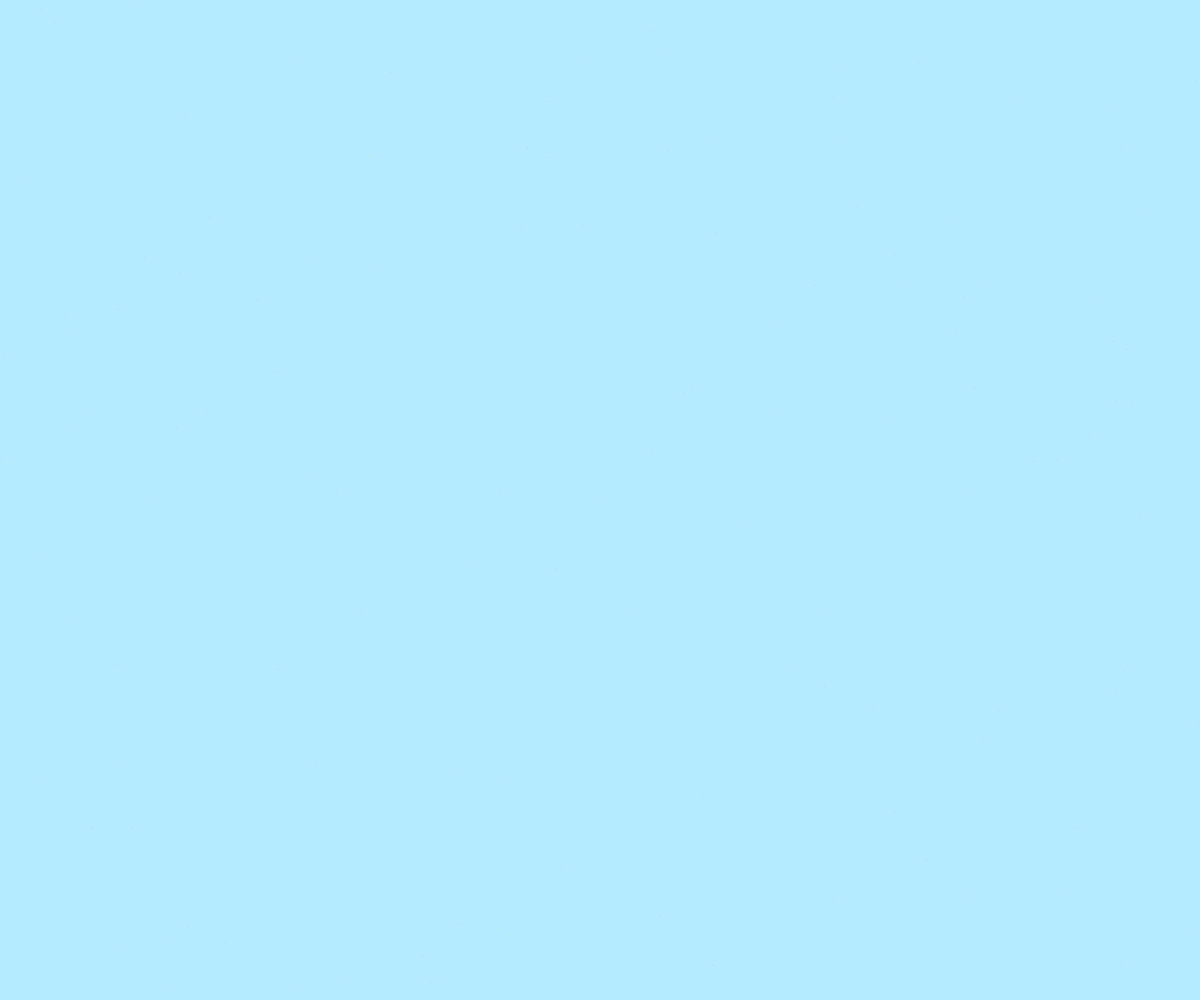
Frame 1 (no input)
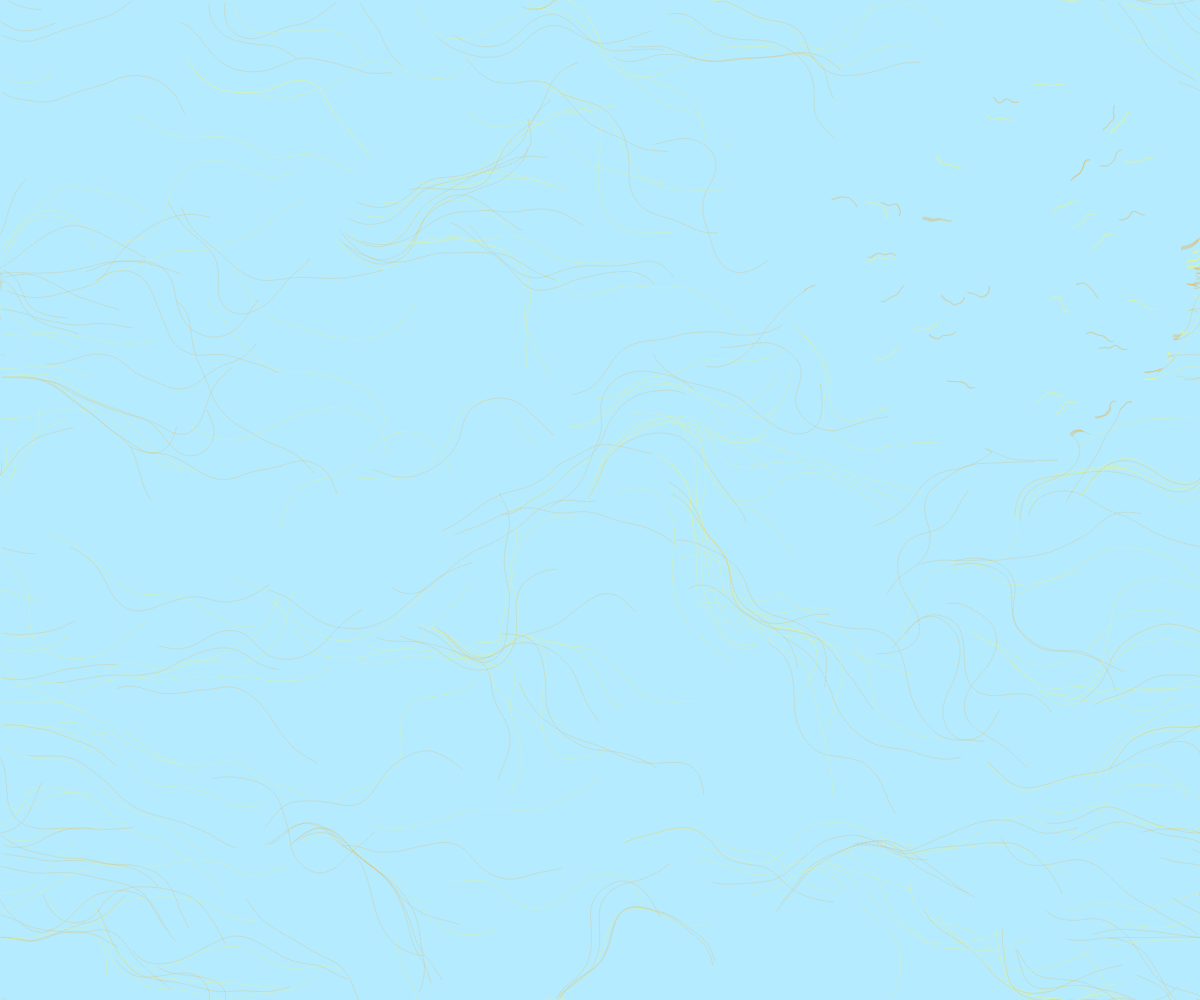
Frame 60 (no input)
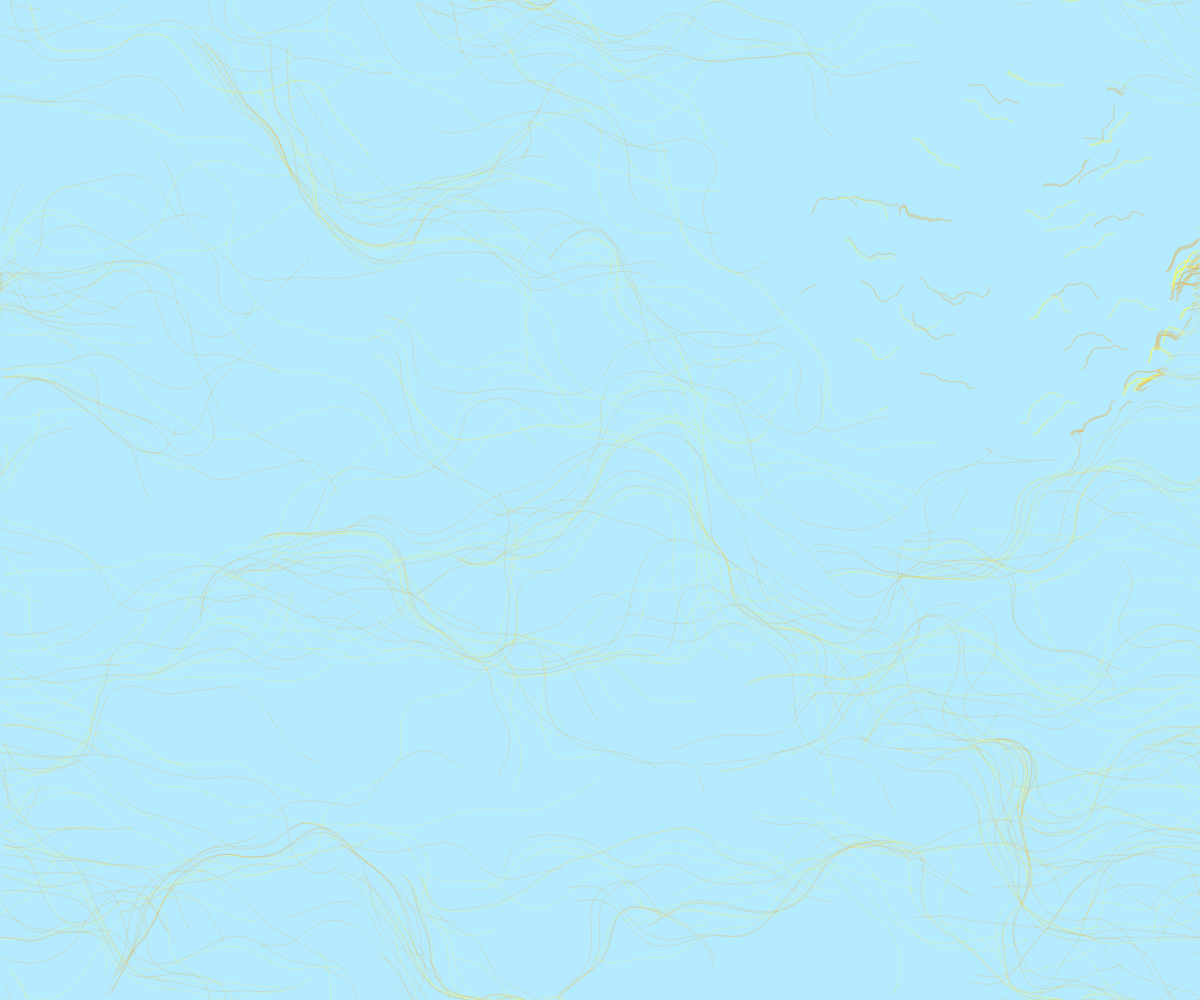
Frame 120 (the mouse pressed at the canvas centre since frame 60)

The p5.js sketch that drew these frames (run headless with seeded random() and noise() and a simulated clock; from frame 60 on, the mouse is pressed at the canvas centre):

// p5.js sketch
// ── sketch.js
// Daniel Shiffman
// http://codingtra.in
// http://patreon.com/codingtrain
// Code for: https://youtu.be/BjoM9oKOAKY

/* The majority of this code is taken from the video, I had originally wanted to use the noise
to sort of outline things or change the line color with each note. But I got it working to change
one strand or change all at the same rate so I reworked the idea.
*/
var inc = 0.1;
var scl = 10;
var cols, rows;

var zoff = 0;

var fr;

var particles = [];

var flowfield;

function setup() {
  createCanvas(windowWidth, windowHeight);
  cols = floor(width / scl);
  rows = floor(height / scl);
  fr = createP('');

  flowfield = new Array(cols * rows);

  for (var i = 0; i < 300; i++) {
    particles[i] = new Particle();
  }

  background(180, 235, 255);
  noCursor();

}

function draw() {
  var yoff = 0;
  for (var y = 0; y < rows; y++) {
    var xoff = 0;
    for (var x = 0; x < cols; x++) {
      var index = x + y * cols;
      var angle = noise(xoff, yoff, zoff) * QUARTER_PI * 9;
      var v = p5.Vector.fromAngle(angle);
      v.setMag(1);
      flowfield[index] = v;
      xoff += inc;
      stroke(0, 50);
    }
    yoff += inc;

    zoff += 0.0003;
  }

  for (var i = 0; i < particles.length; i++) {
    particles[i].follow(flowfield);
    particles[i].update();
    particles[i].edges();
    particles[i].show(i);
  }
}
// ── particles.js
// Daniel Shiffman
// http://codingtra.in
// http://patreon.com/codingtrain
// Code for: https://youtu.be/BjoM9oKOAKY

function Particle() {
  this.pos = createVector(random(width), random(height));
  this.vel = createVector(0, 0);
  this.acc = createVector(0, 0);
  this.maxspeed = 4;
  this.prevPos = this.pos.copy();
  this.update = function() {
    this.vel.add(this.acc);
    this.vel.limit(this.maxspeed);
    this.pos.add(this.vel);
    this.acc.mult(0);
  }

  this.follow = function(vectors) {
    var x = floor(this.pos.x / scl);
    var y = floor(this.pos.y / scl);
    var index = x + y * cols;
    var force = vectors[index];
    this.applyForce(force);
  }

  this.applyForce = function(force) {
    this.acc.add(force);
  }


  this.show = function(i) {
    if (i%2 === 0) {
      stroke(232, 175, 65,100);
    } else {
      stroke(255, 249, 80,100);
    }
    strokeWeight(0.5);
    line(this.pos.x, this.pos.y, this.prevPos.x, this.prevPos.y);
    this.updatePrev();
  }

  this.updatePrev = function() {
    this.prevPos.x = this.pos.x;
    this.prevPos.y = this.pos.y;
  }
  this.avoid = function() {
    this.vel.mult(-1);
  }
  this.edges = function() {
    if (this.pos.x > width) {
      this.pos.x = 0;
      this.updatePrev();
    }
    if (this.pos.x < 0) {
      this.pos.x = width;
      this.updatePrev();
    }
    if (this.pos.y > height) {
      this.pos.y = 0;
      this.updatePrev();
    }
    if (this.pos.y < 0) {
      this.pos.y = height;
      this.updatePrev();
    }
    if (abs(dist(this.pos.x, this.pos.y, width-width / 6, height / 4)) < 200) {
      this.avoid();
    }
  }

}
